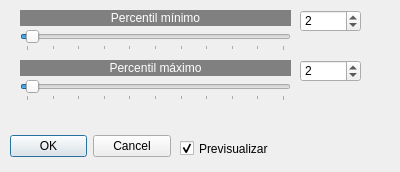
<?xml version="1.0" encoding="UTF-8"?>
<ui version="4.0">
 <class>Ajustelineal</class>
 <widget class="QDialog" name="Ajustelineal">
  <property name="geometry">
   <rect>
    <x>0</x>
    <y>0</y>
    <width>400</width>
    <height>172</height>
   </rect>
  </property>
  <property name="windowTitle">
   <string>Ajuste lineal del histograma</string>
  </property>
  <widget class="QDialogButtonBox" name="buttonBox">
   <property name="geometry">
    <rect>
     <x>10</x>
     <y>130</y>
     <width>161</width>
     <height>32</height>
    </rect>
   </property>
   <property name="orientation">
    <enum>Qt::Horizontal</enum>
   </property>
   <property name="standardButtons">
    <set>QDialogButtonBox::Cancel|QDialogButtonBox::Ok</set>
   </property>
  </widget>
  <widget class="QSpinBox" name="spinBox">
   <property name="geometry">
    <rect>
     <x>300</x>
     <y>10</y>
     <width>61</width>
     <height>22</height>
    </rect>
   </property>
   <property name="minimum">
    <number>0</number>
   </property>
   <property name="maximum">
    <number>100</number>
   </property>
   <property name="value">
    <number>2</number>
   </property>
  </widget>
  <widget class="QLabel" name="label">
   <property name="geometry">
    <rect>
     <x>20</x>
     <y>10</y>
     <width>271</width>
     <height>16</height>
    </rect>
   </property>
   <property name="styleSheet">
    <string notr="true">background-color: rgb(128, 128, 128);
color: rgb(255, 255, 255);</string>
   </property>
   <property name="text">
    <string>Percentil mínimo</string>
   </property>
   <property name="alignment">
    <set>Qt::AlignCenter</set>
   </property>
  </widget>
  <widget class="QSlider" name="horizontalSlider">
   <property name="geometry">
    <rect>
     <x>20</x>
     <y>30</y>
     <width>271</width>
     <height>21</height>
    </rect>
   </property>
   <property name="minimum">
    <number>0</number>
   </property>
   <property name="maximum">
    <number>100</number>
   </property>
   <property name="pageStep">
    <number>10</number>
   </property>
   <property name="value">
    <number>2</number>
   </property>
   <property name="orientation">
    <enum>Qt::Horizontal</enum>
   </property>
   <property name="tickPosition">
    <enum>QSlider::TicksBelow</enum>
   </property>
   <property name="tickInterval">
    <number>10</number>
   </property>
  </widget>
  <widget class="QCheckBox" name="checkBox">
   <property name="geometry">
    <rect>
     <x>180</x>
     <y>140</y>
     <width>101</width>
     <height>17</height>
    </rect>
   </property>
   <property name="text">
    <string>Previsualizar</string>
   </property>
   <property name="checked">
    <bool>true</bool>
   </property>
  </widget>
  <widget class="QSlider" name="horizontalSlider_2">
   <property name="geometry">
    <rect>
     <x>20</x>
     <y>80</y>
     <width>271</width>
     <height>21</height>
    </rect>
   </property>
   <property name="minimum">
    <number>0</number>
   </property>
   <property name="maximum">
    <number>100</number>
   </property>
   <property name="pageStep">
    <number>16</number>
   </property>
   <property name="value">
    <number>2</number>
   </property>
   <property name="orientation">
    <enum>Qt::Horizontal</enum>
   </property>
   <property name="tickPosition">
    <enum>QSlider::TicksBelow</enum>
   </property>
   <property name="tickInterval">
    <number>10</number>
   </property>
  </widget>
  <widget class="QLabel" name="label_2">
   <property name="geometry">
    <rect>
     <x>20</x>
     <y>60</y>
     <width>271</width>
     <height>16</height>
    </rect>
   </property>
   <property name="styleSheet">
    <string notr="true">background-color: rgb(128, 128, 128);
color: rgb(255, 255, 255);</string>
   </property>
   <property name="text">
    <string>Percentil máximo</string>
   </property>
   <property name="alignment">
    <set>Qt::AlignCenter</set>
   </property>
  </widget>
  <widget class="QSpinBox" name="spinBox_2">
   <property name="geometry">
    <rect>
     <x>300</x>
     <y>60</y>
     <width>61</width>
     <height>22</height>
    </rect>
   </property>
   <property name="minimum">
    <number>0</number>
   </property>
   <property name="maximum">
    <number>100</number>
   </property>
   <property name="value">
    <number>2</number>
   </property>
  </widget>
 </widget>
 <resources/>
 <connections>
  <connection>
   <sender>buttonBox</sender>
   <signal>accepted()</signal>
   <receiver>Ajustelineal</receiver>
   <slot>accept()</slot>
   <hints>
    <hint type="sourcelabel">
     <x>248</x>
     <y>254</y>
    </hint>
    <hint type="destinationlabel">
     <x>157</x>
     <y>274</y>
    </hint>
   </hints>
  </connection>
  <connection>
   <sender>buttonBox</sender>
   <signal>rejected()</signal>
   <receiver>Ajustelineal</receiver>
   <slot>reject()</slot>
   <hints>
    <hint type="sourcelabel">
     <x>316</x>
     <y>260</y>
    </hint>
    <hint type="destinationlabel">
     <x>286</x>
     <y>274</y>
    </hint>
   </hints>
  </connection>
 </connections>
</ui>
